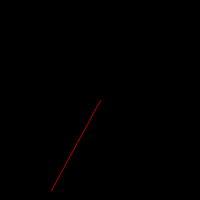
Frame 1 (no input)
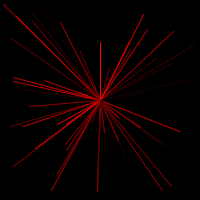
Frame 60 (the mouse pressed at the canvas centre just before this capture)
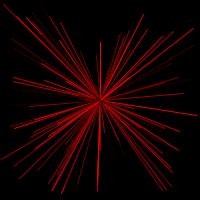
Frame 120 (the mouse held since frame 60 and released just before this capture)

The Processing sketch that drew these frames (run headless with seeded random() and noise(); from frame 60 on, the mouse is pressed at the canvas centre):

// Processing sketch: sketch_04_crazy_lines
// ── sketch_04_crazy_lines.pde
void setup() {
  size(200, 200);
  background(0);
}

void draw() {
  stroke(random(255), 0, 0);
  line(100, 100, random(200), random(200));
  frameRate(20);
}
